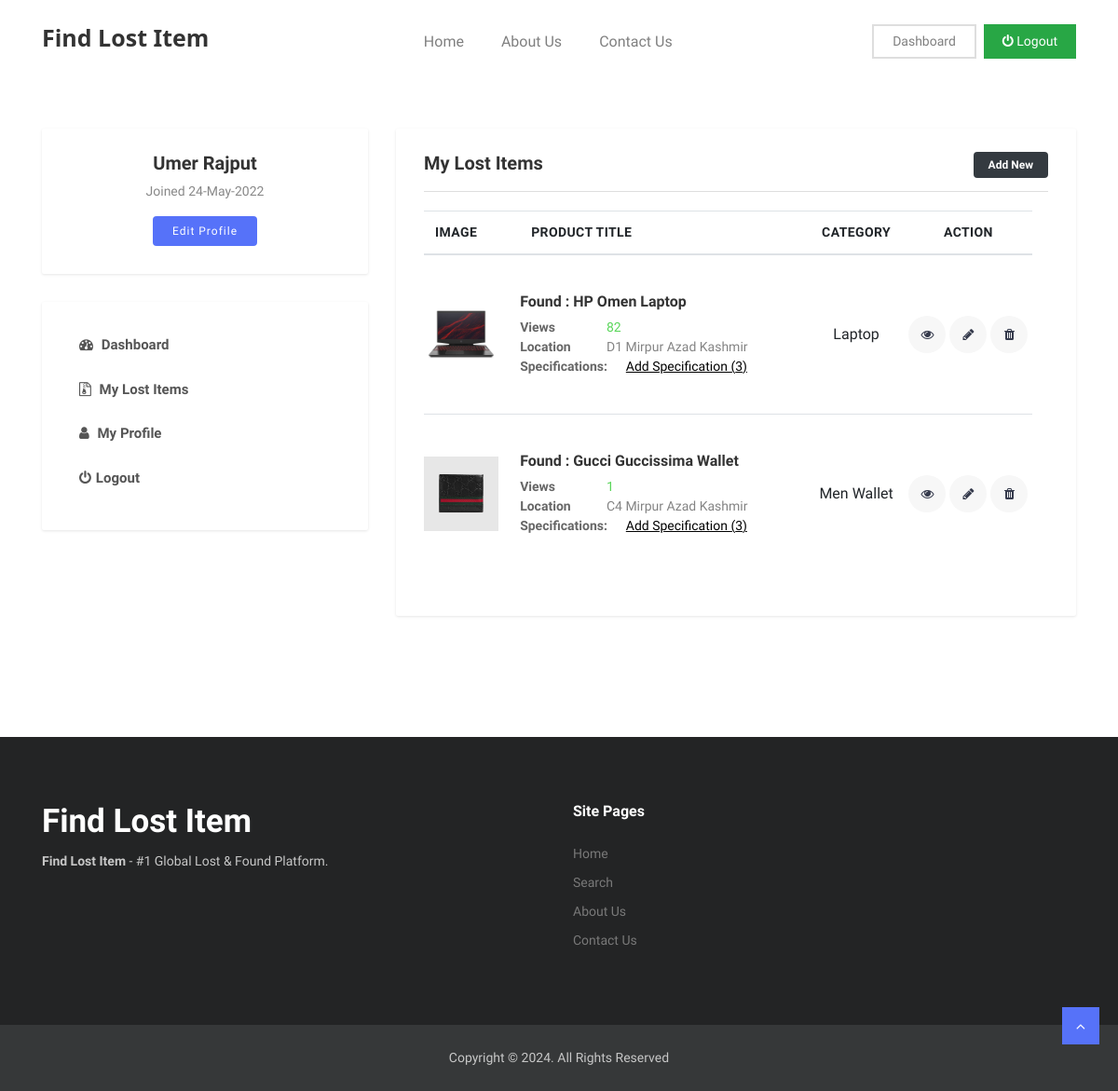
Page /old/my-lost-items.php (signed in) on the committed database.
### tables this page shows
CREATE TABLE `users` (
  `id` int(255) NOT NULL,
  `fullname` varchar(255) NOT NULL,
  `email` varchar(255) NOT NULL,
  `password` varchar(255) NOT NULL,
  `phone` varchar(255) NOT NULL,
  `address` varchar(255) NOT NULL,
  `created_at` timestamp NOT NULL DEFAULT current_timestamp()
);

CREATE TABLE `items` (
  `id` int(255) NOT NULL,
  `user_id` int(255) NOT NULL,
  `category_id` int(255) NOT NULL,
  `title` varchar(255) NOT NULL,
  `description` longtext NOT NULL,
  `picture` varchar(255) NOT NULL,
  `location` varchar(255) NOT NULL,
  `views` int(255) NOT NULL,
  `type` varchar(255) NOT NULL,
  `created_at` timestamp NOT NULL DEFAULT current_timestamp()
);

CREATE TABLE `categories` (
  `id` int(255) NOT NULL,
  `name` varchar(255) NOT NULL,
  `picture` varchar(255) NOT NULL,
  `created_at` timestamp NOT NULL DEFAULT current_timestamp()
);

### old/my-lost-items.php (the view, shortened to what this page needs)
<?php include("partials/header.php"); ?>
    <?php include("partials/navigation.php"); ?>
        <section class="dashboard section">
            <div class="container">
                <div class="row">
                    <div class="col-md-10 offset-md-1 col-lg-4 offset-lg-0">
                        <?php include("partials/sidebar.php"); ?>
                    </div>
                    <div class="col-md-10 offset-md-1 col-lg-8 offset-lg-0">
                        <div class="widget dashboard-container my-adslist">
                            <div class="widget-header">
                                <div class="row">
                                    <div class="col-md-6">
                                        <h3>My Lost Items</h3>
                                    </div>
                                    <div class="col-md-6 text-right">
                                        <a href="add-lost-item.php" class="badge bg-dark text-white py-2 px-3">Add New</a>
                                    </div>
                                </div>
                            </div>
                            <table class="table table-responsive product-dashboard-table">
                                <thead>
                                    <tr>
                                        <th>Image</th>
                                        <th>Product Title</th>
                                        <th class="text-center">Category</th>
                                        <th class="text-center">Action</th>
                                    </tr>
                                </thead>
                                <tbody>
                                    <?php
                                        $myitems = mysqli_query($connection, "SELECT * FROM items WHERE user_id = '" . $_SESSION['user_id'] . "'");
                                        if (mysqli_num_rows($myitems) > 0) {
                                            while ($item = mysqli_fetch_array($myitems)) {
                                                ?>
                                                <tr>
                                                    <td class="product-thumb">
                                                        <?php
                                                            if (!empty($item['picture'])) {
                                                                $itempicturepath = $item['picture'];
                                                            } else {
                                                                $itempicturepath = "images/placeholder.png";
                                                            }
                                                            $category = mysqli_fetch_array(mysqli_query($connection, "SELECT name FROM categories WHERE id = '" . $item['category_id'] . "'"));
                                                        ?>
                                                        <img width="80px" height="auto" src="<?php echo $itempicturepath; ?>" alt="image description">
                                                    </td>
                                                    <td class="product-details">
                                                        <h3 class="title"><?php echo $item['type']; ?> : <?php echo $item['title']; ?></h3>
                                                        <span class="status active"><strong>Views</strong><?php echo $item['views']; ?></span>
                                                        <span class="location"><strong>Location</strong><?php echo $item['location']; ?></span>
                                                        <span><strong>Specifications: </strong> &nbsp;&nbsp;&nbsp;&nbsp; <a href="add-specification.php?item_id=<?php echo $item['id']; ?>" style="text-decoration: underline;">Add Specification
                                                            (<?php
                                                                $countSpecs = mysqli_num_rows(mysqli_query($connection, "SELECT * FROM item_specifications WHERE item_id = '" . $item['id'] . "'"));
                                                                echo $countSpecs;
                                                            ?>)
                                                        </a> </span>
                                                    </td>
                                                    <td class="product-category"><span class="categories"><?php echo $category['name']; ?></span></td>
                                                    <td class="action" data-title="Action">
                                                        <div class="">
                                                            <ul class="list-inline justify-content-center">
                                                                <li class="list-inline-item">
                                                                    <a data-toggle="tooltip" data-placement="top" title="view" class="view" href="item.php?id=<?php echo $item['id']; ?>" target="_blank">
                                                                        <i class="fa fa-eye"></i>
                                                                    </a>
                                                                </li>
                                                                <li class="list-inline-item">
                                                                    <a class="edit" data-toggle="tooltip" data-placement="top" title="Edit" href="edit-item.php?id=<?php echo $item['id']; ?>">
                                                                    <i class="fa fa-pencil"></i>
                                                                    </a>
                                                                </li>
                                                                <li class="list-inline-item">
                                                                    <a class="delete" data-toggle="tooltip" data-placement="top" title="Delete" href="my-lost-items.php?delete=<?php echo $item['id']; ?>" onclick="return confirm('Are you sure you want to delete this item?')">
                                                                        <i class="fa fa-trash"></i>
                                                                    </a>
                                                                </li>
                                                            </ul>
                                                        </div>
                                                    </td>
                                                </tr>
                                                <?php
                                            }
                                        } else {
                                            ?>
                                            <tr class="text-center">
                                                <td colspan="4">No Items Found!</td>
                                            </tr>
                                            <?php
                                        }
                                    ?>
                                </tbody>
                            </table>
                        </div>
                    </div>
                </div>
            </div>
        </section>
<?php include("partials/footer.php"); ?>

### old/partials/sidebar.php (shortened to what this page needs)
<?php
    $user = mysqli_fetch_array(mysqli_query($connection, "SELECT * FROM users WHERE id = '" . $_SESSION['user_id'] . "'"));
?>
<div class="sidebar">
    <div class="widget user-dashboard-profile">
        <h5 class="text-center"><?php echo $user['fullname']; ?></h5>
        <p>Joined <?php echo date('d-M-Y',strtotime($user['created_at'])); ?></p>
        <a href="edit-profile.php" class="btn btn-main-sm">Edit Profile</a>
    </div>
    <div class="widget user-dashboard-menu">
        <ul>
            <li><a href="dashboard.php"><i class="fa fa-tachometer" aria-hidden="true"></i> Dashboard</a></li>
            <li><a href="my-lost-items.php"><i class="fa fa-file-archive-o"></i> My Lost Items</a></li>
            <li><a href="edit-profile.php"><i class="fa fa-user"></i> My Profile</a></li>
            <li><a href="" data-toggle="modal" data-target="#logout"><i class="fa fa-power-off"></i>Logout</a>
            </li>
        </ul>
    </div>
</div>

### old/css/style.css (style rules this page uses)
body { line-height: 1.5; font-family: "Muli", sans-serif; }
p, li, input, select, button { font-family: "Muli", sans-serif; color: #666; font-size: 14px; font-weight: 400; }
h1, h2, h3, h4, h5, h6 { font-family: "Muli", sans-serif; font-weight: 600; color: #333; }
p { color: #666; }
h3 { font-size: 20px; }
p { color: #888; }
ol, ul { margin: 0; padding: 0; list-style: none; }
a { transition: all .3s ease-in 0s; color: #000; }
.section { padding: 100px 0; }
.user-profile, .dashboard { padding-top: 50px; }
.btn { font-size: 15px; letter-spacing: 1px; display: inline-block; padding: 15px 30px; border-radius: 4px; }
.btn-main, .btn-main-sm { background: #5672f9; color: #fff; }
.btn-main-sm { padding: 6px 20px; font-size: 12px; }
.user-dashboard-menu li { margin-bottom: 5px; }
.user-dashboard-menu li a { padding: 10px; font-size: 15px; display: block; font-weight: 600; color: #555; }
.user-dashboard-menu li a i { margin-right: 5px; }
.user-dashboard-profile { text-align: center; }
.dashboard-container .product-dashboard-table thead th { font-size: 14px; text-transform: uppercase; letter-spacing: .4px; }
.dashboard-container .product-dashboard-table td { vertical-align: middle; padding: 40px 0; }
.dashboard-container .product-thumb { width: 15%; }
.dashboard-container .product-details { width: 45%; }
.dashboard-container .product-details span { display: block; font-size: 14px; color: #848484; }
.dashboard-container .product-details span strong { color: #666; width: 30%; display: inline-block; }
.dashboard-container .product-details .title { font-size: 16px; }
.dashboard-container .product-details .status.active { color: #59d659; }
.dashboard-container .product-category { width: 15%; text-align: center; }
.dashboard-container .action { width: 20%; text-align: center; }
.dashboard-container .action a { width: 40px; height: 40px; border-radius: 40px; font-size: 14px; color: #363b4d; text-align: center; display: inline-block; }
.dashboard-container .action a i { line-height: 40px; }
.dashboard-container .action .list-inline .list-inline-item:not(:last-child) { margin-right: 0px; }
.dashboard-container .action .edit { background: #f7f7f7; }
.dashboard-container .action .view { background: #f7f7f7; }
.dashboard-container .action .delete { background: #f7f7f7; }
.widget { background: #fff; box-shadow: 0px 1px 3px 0px rgba(0, 0, 0, 0.1); padding: 25px 30px 30px; margin-bottom: 30px; border-radius: 2px; }
.widget .widget-header { display: block; font-size: 16px; font-weight: 600; margin-bottom: 20px; padding-bottom: 10px; border-bottom: 1px solid #dedede; }

### rows in the picture
users: fullname "Umer Rajput", created_at "24-May-2022"
items: picture (picture), type "Found", title "HP Omen Laptop", views "82", location "D1 Mirpur Azad Kashmir", countSpecs "3", category.name "Laptop"
items: picture (picture), type "Found", title "Gucci Guccissima Wallet", views "1", location "C4 Mirpur Azad Kashmir", countSpecs "3", category.name "Men Wallet"
